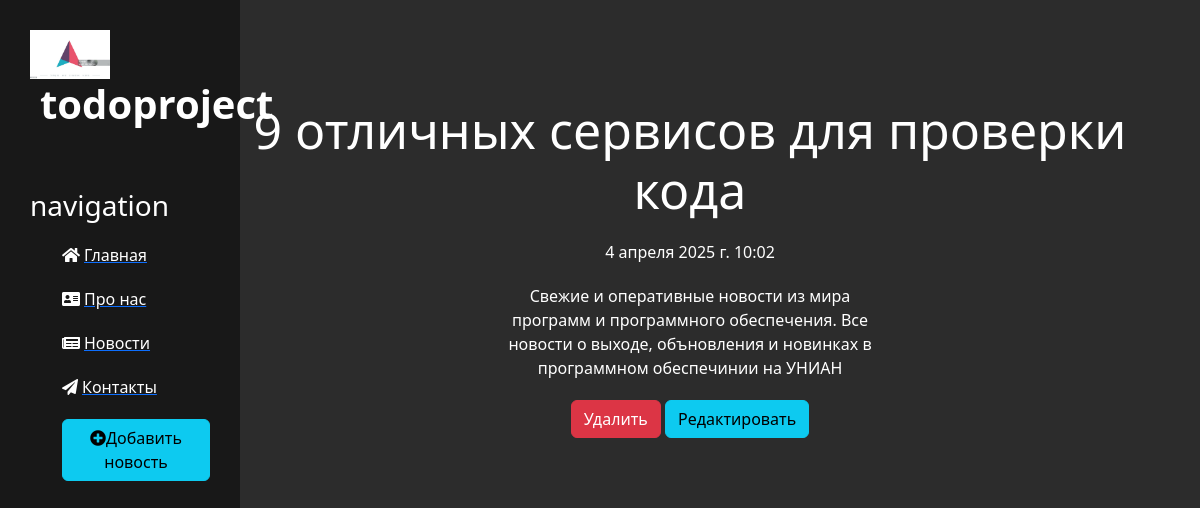
The page /news/2 on the database its author committed.
### news/models.py (models this page shows, shortened)
class Articles(models.Model):
    title = models.CharField("Название", max_length=50)
    anons = models.CharField("Анонс", max_length=250)
    full_text = models.TextField("Статья")
    date = models.DateTimeField("Дата публикации")
    time = models.TimeField("Time", default=timezone.now)
    class Meta:
        verbose_name = "Новость"
        verbose_name_plural = "Новости"

### news/views.py (the view)
# urls.py: path("<int:pk>", views.NewsDetailView.as_view(), name="news-detail"),
class NewsDetailView(DetailView):
    model = Articles
    template_name = "news/details_view.html"
    context_object_name = "article"

### news/templates/news/details_view.html (shortened to what this page needs)
{% extends "main/layout.html" %}
{% block content %}
<div class="features">
    <h1>{{ article.title }}</h1>
    <p>{{ article.date }}</p>
    <p>{{ article.full_text }}</p>
    <a href="{% url 'news-delete' article.id %}" class="btn btn-danger">Удалить</a>
    <a href="{% url 'news-update' article.id %}" class="btn btn-info">Редактировать</a>
</div>
{% endblock %}

### main/static/main/css/main.css (style rules this page uses)
body { background: #2c2c2c; }
main .features { float: left; color: #fff; margin-top: 100px; text-align: center; width: 75% }
main .features h1 { font-size: 50px; }
main .features p { max-width: 400px; margin: 20px auto }

### rows shown on the page
Articles: title "9 отличных сервисов для проверки кода", date "4 апреля 2025 г. 10:02", full_text "Свежие и оперативные новости из мира программ и программного обеспечения. Все новости о выходе, объновления и новинках в программном обеспечинии на УНИАН"
